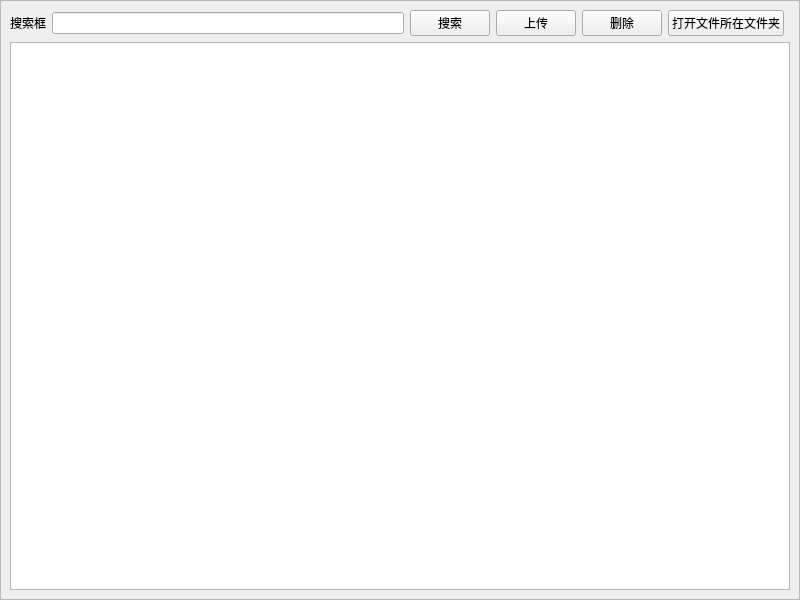
<?xml version="1.0" encoding="UTF-8"?>
<ui version="4.0">
 <class>MainWindow</class>
 <widget class="QMainWindow" name="MainWindow">
  <property name="geometry">
   <rect>
    <x>0</x>
    <y>0</y>
    <width>800</width>
    <height>600</height>
   </rect>
  </property>
  <property name="windowTitle">
   <string>文件管理器</string>
  </property>
  <property name="windowIcon">
   <iconset resource="rec.qrc">
    <normaloff>:/fileManager.ico</normaloff>:/fileManager.ico</iconset>
  </property>
  <widget class="QWidget" name="centralwidget">
   <layout class="QHBoxLayout" name="horizontalLayout">
    <property name="spacing">
     <number>0</number>
    </property>
    <property name="leftMargin">
     <number>0</number>
    </property>
    <property name="topMargin">
     <number>0</number>
    </property>
    <property name="rightMargin">
     <number>0</number>
    </property>
    <property name="bottomMargin">
     <number>0</number>
    </property>
    <item>
     <widget class="QFrame" name="frame">
      <property name="frameShape">
       <enum>QFrame::StyledPanel</enum>
      </property>
      <property name="frameShadow">
       <enum>QFrame::Raised</enum>
      </property>
      <layout class="QVBoxLayout" name="verticalLayout">
       <item>
        <layout class="QGridLayout" name="gridLayout">
         <item row="1" column="2">
          <widget class="QPushButton" name="btn_search">
           <property name="text">
            <string>搜索</string>
           </property>
          </widget>
         </item>
         <item row="1" column="5">
          <widget class="QPushButton" name="btn_open">
           <property name="text">
            <string>打开文件所在文件夹</string>
           </property>
          </widget>
         </item>
         <item row="1" column="3">
          <widget class="QPushButton" name="btn_upload">
           <property name="text">
            <string>上传</string>
           </property>
          </widget>
         </item>
         <item row="1" column="1">
          <widget class="QLineEdit" name="lineEdit"/>
         </item>
         <item row="1" column="4">
          <widget class="QPushButton" name="btn_delete">
           <property name="text">
            <string>删除</string>
           </property>
          </widget>
         </item>
         <item row="1" column="0">
          <widget class="QLabel" name="label">
           <property name="text">
            <string>搜索框</string>
           </property>
          </widget>
         </item>
         <item row="2" column="0" colspan="7">
          <widget class="QTableView" name="tableView"/>
         </item>
        </layout>
       </item>
      </layout>
     </widget>
    </item>
   </layout>
  </widget>
 </widget>
 <resources>
  <include location="rec.qrc"/>
 </resources>
 <connections/>
</ui>
